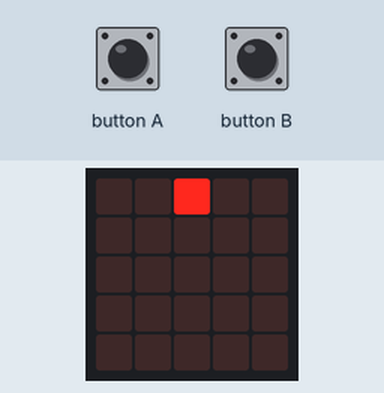
Recording of a program running on a simulated BBC micro:bit (MakeCode). On the bench: the board's 5×5 LED display. Inputs (shaded band) come from the test bench.

Above: at 1.6 s.
1.7 s: button B pressed 5 times (0.12 s each, 0.3 s apart)
At 3.8 s:
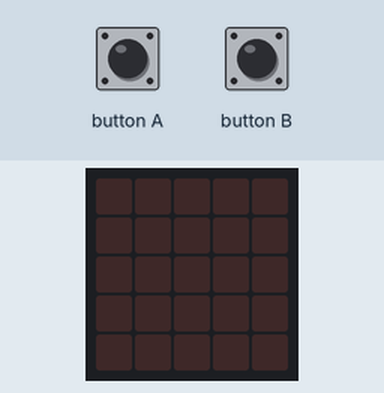
6.2 s: button B pressed for 0.15 s
At 6.9 s:
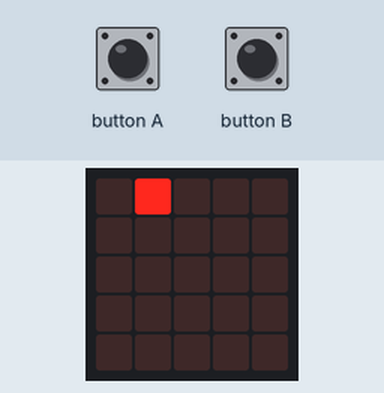
9.3 s: button A pressed for 0.15 s
At 10.0 s:
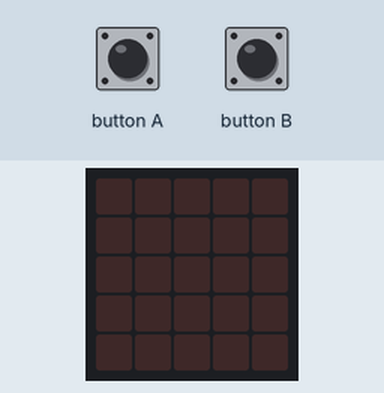
Timing chart, 0 to 12.3 s (numbered marks = the images above; inputs shaded):
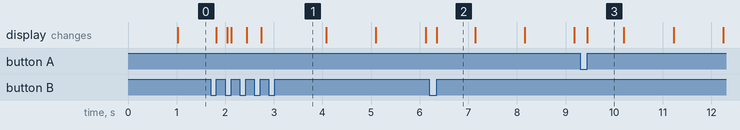

Measured:
- after the input at 6.2 s, the display: changes after 0.15 s (image 2)
- after the input at 9.3 s, the display: changes after 0.15 s (image 3)
- what the display in image 2 shows lasts 0.7 s, from 6.4 s to 7.1 s

The program:

main.ts
```typescript
input.onButtonPressed(Button.A, function () {
    led.unplot(posX, 0)
    posX = Math.max(0, posX - -1)
    led.plot(posX, 0)
})
input.onButtonPressed(Button.B, function () {
    led.unplot(posX, 0)
    posX = Math.min(4, posX - 1)
    led.plot(posX, 0)
})
let posX = 0
let direction = 1
let index = 2
led.plot(posX, 0)
basic.forever(function () {

})
basic.forever(function () {
    led.unplot(posX, 0)
    posX += direction
    led.plot(posX, 0)
    if (posX >= 4) {
        direction = -1
    } else if (posX <= 0) {
        direction = 1
    }
    basic.pause(1000)
})
```

test.ts
```typescript
// les tests vont ici ; cela ne sera pas compilé si ce paquet est utilisé en tant qu'extension.
```
